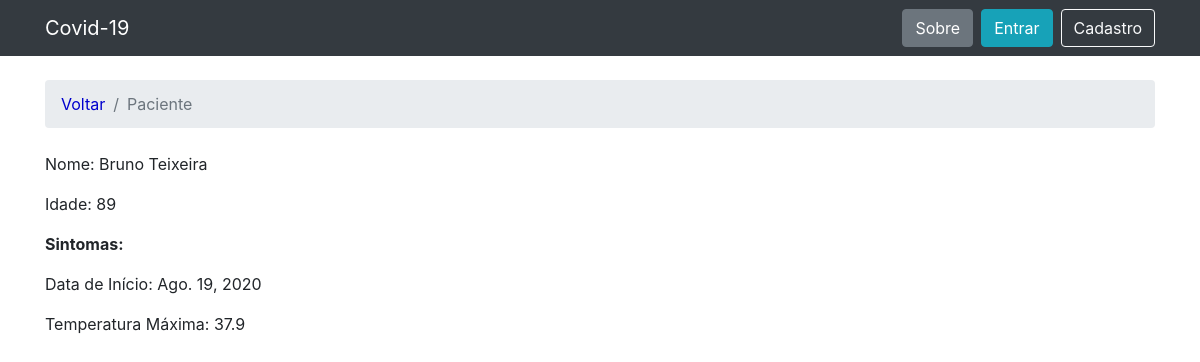
The app's page /pacientes/8/ with its own data.
### pacientes/models.py (models this page shows, shortened)
class Paciente(models.Model):
    nome = models.CharField(max_length=30, unique=True)
    idade = models.IntegerField(null=True)
    temperatura_maxima = models.FloatField(null=True)
    data_inicio_sintomas = models.DateField(null=True)

### pacientes/views.py (the view)
# urls.py: url(r'^pacientes/(?P<pk>\d+)/$', views.patient_description, name='patient_description'),
def patient_description(request, pk):
    pacientes = get_object_or_404(Paciente, pk=pk)
    return render(request, 'patient.html', {'pacientes': pacientes})

### templates/patient.html (shortened to what this page needs)
{% extends 'base.html' %}
{% block breadcrumb %}
  <li class="breadcrumb-item"><a href="{% url 'home' %}" style="color:mediumblue">Voltar</a></li>
    <li class="breadcrumb-item active">Paciente</li>
{% endblock %}
{% block content %}
    <p>Nome: {{ pacientes.nome}}</p>
    <p>Idade: {{ pacientes.idade }}</p>
    <p><b>Sintomas:</b></p>
    <p>Data de Início: {{ pacientes.data_inicio_sintomas }}</p>
    <p>Temperatura Máxima: {{ pacientes.temperatura_maxima }}</p>
{% endblock %}

### records on screen
Paciente: nome "Bruno Teixeira", idade "89", data_inicio_sintomas "Ago. 19, 2020", temperatura_maxima "37.9"
